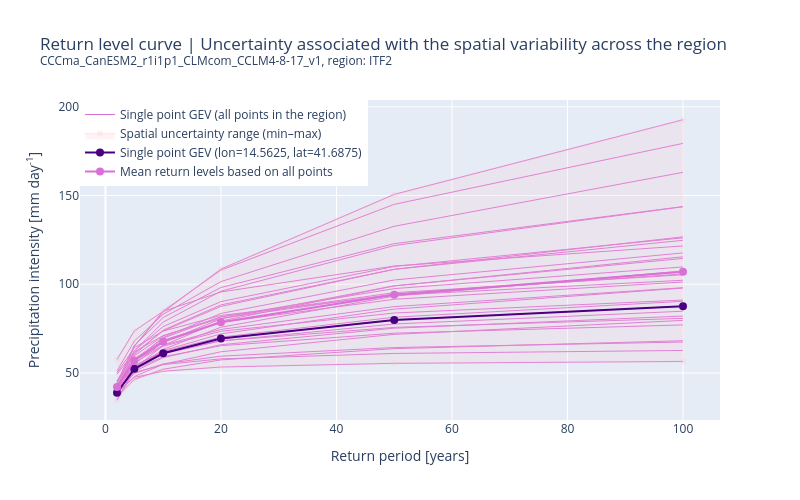

Write notebook code for a chart like this one.
### Markdown cell above
Another uncertainty embedded in the estimation of the return periods is the spatial uncertainty. Climate models cannot resolve extremes at the exact location; so let's use the extremes in a specific region (here NUTS2 region Molise, Italy) to illustrate how much the return level curve can vary across the region and how representative the single point is for the region as a whole.

### Code cell
# Use again the full data period but now plot the return level curve for all points in the region (i.e., for all lon/lat combinations) and compare to the return level curve from the single point used above. 
print(f"Read {sample_model_file}")
allpoints_df = pd.read_csv(sample_model_file, parse_dates=['year'])
allpoints_df['point_id'] = allpoints_df['lon'].astype(str) + '_' + allpoints_df['lat'].astype(str)
print(f"Number of unique points in the region: {allpoints_df['point_id'].nunique()}")
allpoints_df['year'] = allpoints_df['year'].dt.year

return_periods = np.array([2, 5, 10, 20, 50, 100])
return_levels_all_points = []
for point_id, group in allpoints_df.groupby('point_id'):
    annual_max_per_point = group.groupby('year')['rx1day'].max().dropna()
    if len(annual_max_per_point) < 5:
        continue
    gev_params = genextreme.fit(annual_max_per_point)
    return_levels_point = genextreme.ppf(1 - 1/return_periods, *gev_params)
    return_levels_all_points.append(return_levels_point)
return_levels_all_points = np.array(return_levels_all_points)
regional_mean_return_levels = return_levels_all_points.mean(axis=0)

# Plotly plot of the return level curves for all points in the region, with shading for the range of return levels across all points, and a line for the regional mean return level curve across all points, and a line for the return level curve from the single point used before above. Add hover information to show the return period and return level for each point, and add a legend to indicate which line corresponds to which point.
#import plotly.graph_objects as go   
fig = go.Figure()
# plot return level curves for all points in the region
for i in range(return_levels_all_points.shape[0]):  
    fig.add_trace(go.Scatter(x=return_periods, y=return_levels_all_points[i, :], mode='lines', line=dict(color='orchid', width=1), name='Single point GEV (all points in the region)' if i == 0 else None, showlegend=(i == 0)))
# add shading for the range of return levels across all points
fig.add_trace(go.Scatter(x=np.concatenate([return_periods, return_periods[::-1]]), y=np.concatenate([return_levels_all_points.min(axis=0), return_levels_all_points.max(axis=0)[::-1]]), fill='toself', fillcolor='rgba(255, 192, 203, 0.2)', line=dict(color='rgba(255, 192, 203, 0.2)'), 
                         name='Spatial uncertainty range (min–max)', showlegend=True))
# plot return level curve for the single point used before above
fig.add_trace(go.Scatter(x=return_periods, y=return_levels, mode='lines+markers', line=dict(color='indigo', width=2), marker=dict(size=8), name=f'Single point GEV (lon={point_df["lon"].unique()[0]}, lat={point_df["lat"].unique()[0]})', showlegend=True))
# plot regional mean return level curve across all points
fig.add_trace(go.Scatter(x=return_periods, y=regional_mean_return_levels, mode='lines+markers', line=dict(color='orchid', width=2), marker=dict(size=8), name='Mean return levels based on all points', showlegend=True))
fig.update_layout(title=f'Return level curve | Uncertainty associated with the spatial variability across the region<br><sup>{point_df["member_id"].unique()[0]}, region: {admin_id}</sup>', 
                  xaxis_title='Return period [years]', 
                  yaxis_title='Precipitation intensity [mm day<sup>-1</sup>]', 
                  legend=dict(x=0, y=1, xanchor='left', yanchor='top'),
                  width=800, height=500)
fig.show()

### Figure 1 — Plotly figure (JSON) as saved in the notebook; plotly's stock layout.template omitted (floating-point values rounded to 4 significant figures)
{"data": [{"line": {"color": "orchid", "width": 1}, "mode": "lines", "name": "Single point GEV (all points in the region)", "showlegend": true, "type": "scatter", "x": [2, 5, 10, 20, 50, 100], "y": [50.1, 64.3, 73.61, 82.46, 93.83, 102.3]}, {"line": {"color": "orchid", "width": 1}, "mode": "lines", "showlegend": false, "type": "scatter", "x": [2, 5, 10, 20, 50, 100], "y": [57.66, 73.71, 84.76, 95.68, 110.3, 121.6]}, {"line": {"color": "orchid", "width": 1}, "mode": "lines", "showlegend": false, "type": "scatter", "x": [2, 5, 10, 20, 50, 100], "y": [51.16, 68.02, 83.12, 101.5, 132.7, 163.1]}, {"line": {"color": "orchid", "width": 1}, "mode": "lines", "showlegend": false, "type": "scatter", "x": [2, 5, 10, 20, 50, 100], "y": [49.32, 61.88, 71.14, 80.8, 94.54, 105.8]}, {"line": {"color": "orchid", "width": 1}, "mode": "lines", "showlegend": false, "type": "scatter", "x": [2, 5, 10, 20, 50, 100], "y": [45.63, 57.09, 65.61, 74.57, 87.42, 98.08]}, {"line": {"color": "orchid", "width": 1}, "mode": "lines", "showlegend": false, "type": "scatter", "x": [2, 5, 10, 20, 50, 100], "y": [45.54, 61.28, 73.75, 87.53, 108.4, 126.7]}, {"line": {"color": "orchid", "width": 1}, "mode": "lines", "showlegend": false, "type": "scatter", "x": [2, 5, 10, 20, 50, 100], "y": [42.99, 54.14, 62.11, 70.22, 81.43, 90.41]}, {"line": {"color": "orchid", "width": 1}, "mode": "lines", "showlegend": false, "type": "scatter", "x": [2, 5, 10, 20, 50, 100], "y": [42.09, 53.31, 60.83, 68.1, 77.62, 84.82]}, {"line": {"color": "orchid", "width": 1}, "mode": "lines", "showlegend": false, "type": "scatter", "x": [2, 5, 10, 20, 50, 100], "y": [43.93, 64.97, 84.38, 108.6, 150.6, 192.7]}, {"line": {"color": "orchid", "width": 1}, "mode": "lines", "showlegend": false, "type": "scatter", "x": [2, 5, 10, 20, 50, 100], "y": [42.49, 53.88, 62.62, 72.06, 85.99, 97.87]}, {"line": {"color": "orchid", "width": 1}, "mode": "lines", "showlegend": false, "type": "scatter", "x": [2, 5, 10, 20, 50, 100], "y": [40.05, 49.76, 55.09, 59.51, 64.36, 67.45]}, {"line": {"color": "orchid", "width": 1}, "mode": "lines", "showlegend": false, "type": "scatter", "x": [2, 5, 10, 20, 50, 100], "y": [39.07, 50.94, 58.65, 65.94, 75.24, 82.09]}, {"line": {"color": "orchid", "width": 1}, "mode": "lines", "showlegend": false, "type": "scatter", "x": [2, 5, 10, 20, 50, 100], "y": [38.42, 48.03, 54.93, 61.98, 71.78, 79.66]}, {"line": {"color": "orchid", "width": 1}, "mode": "lines", "showlegend": false, "type": "scatter", "x": [2, 5, 10, 20, 50, 100], "y": [39.32, 47.54, 51.02, 53.38, 55.46, 56.53]}, {"line": {"color": "orchid", "width": 1}, "mode": "lines", "showlegend": false, "type": "scatter", "x": [2, 5, 10, 20, 50, 100], "y": [38.87, 52.38, 61.14, 69.41, 79.92, 87.66]}, {"line": {"color": "orchid", "width": 1}, "mode": "lines", "showlegend": false, "type": "scatter", "x": [2, 5, 10, 20, 50, 100], "y": [43.97, 62.59, 76.17, 90.22, 110.0, 126.2]}, {"line": {"color": "orchid", "width": 1}, "mode": "lines", "showlegend": false, "type": "scatter", "x": [2, 5, 10, 20, 50, 100], "y": [36.95, 46.36, 52.14, 57.38, 63.73, 68.19]}, {"line": {"color": "orchid", "width": 1}, "mode": "lines", "showlegend": false, "type": "scatter", "x": [2, 5, 10, 20, 50, 100], "y": [40.67, 50.3, 54.75, 57.97, 61.03, 62.72]}, {"line": {"color": "orchid", "width": 1}, "mode": "lines", "showlegend": false, "type": "scatter", "x": [2, 5, 10, 20, 50, 100], "y": [41.05, 55.89, 65.11, 73.52, 83.82, 91.11]}, {"line": {"color": "orchid", "width": 1}, "mode": "lines", "showlegend": false, "type": "scatter", "x": [2, 5, 10, 20, 50, 100], "y": [41.82, 65.18, 84.96, 108.0, 145.0, 179.4]}, {"line": {"color": "orchid", "width": 1}, "mode": "lines", "showlegend": false, "type": "scatter", "x": [2, 5, 10, 20, 50, 100], "y": [44.81, 65.53, 81.31, 98.18, 122.9, 143.8]}, {"line": {"color": "orchid", "width": 1}, "mode": "lines", "showlegend": false, "type": "scatter", "x": [2, 5, 10, 20, 50, 100], "y": [41.3, 54.14, 61.64, 68.16, 75.72, 80.8]}, {"line": {"color": "orchid", "width": 1}, "mode": "lines", "showlegend": false, "type": "scatter", "x": [2, 5, 10, 20, 50, 100], "y": [42.4, 59.67, 70.93, 81.61, 95.26, 105.4]}, {"line": {"color": "orchid", "width": 1}, "mode": "lines", "showlegend": false, "type": "scatter", "x": [2, 5, 10, 20, 50, 100], "y": [41.51, 60.39, 74.15, 88.38, 108.4, 124.8]}, {"line": {"color": "orchid", "width": 1}, "mode": "lines", "showlegend": false, "type": "scatter", "x": [2, 5, 10, 20, 50, 100], "y": [41.26, 62.44, 78.67, 96.12, 121.8, 143.7]}, {"line": {"color": "orchid", "width": 1}, "mode": "lines", "showlegend": false, "type": "scatter", "x": [2, 5, 10, 20, 50, 100], "y": [42.25, 58.06, 68.53, 78.57, 91.56, 101.3]}, {"line": {"color": "orchid", "width": 1}, "mode": "lines", "showlegend": false, "type": "scatter", "x": [2, 5, 10, 20, 50, 100], "y": [38.05, 54.94, 67.43, 80.5, 99.16, 114.6]}, {"line": {"color": "orchid", "width": 1}, "mode": "lines", "showlegend": false, "type": "scatter", "x": [2, 5, 10, 20, 50, 100], "y": [38.83, 56.97, 70.09, 83.57, 102.4, 117.7]}, {"line": {"color": "orchid", "width": 1}, "mode": "lines", "showlegend": false, "type": "scatter", "x": [2, 5, 10, 20, 50, 100], "y": [39.47, 57.43, 69.66, 81.65, 97.56, 109.8]}, {"line": {"color": "orchid", "width": 1}, "mode": "lines", "showlegend": false, "type": "scatter", "x": [2, 5, 10, 20, 50, 100], "y": [39.35, 51.97, 59.2, 65.39, 72.44, 77.11]}, {"line": {"color": "orchid", "width": 1}, "mode": "lines", "showlegend": false, "type": "scatter", "x": [2, 5, 10, 20, 50, 100], "y": [34.66, 51.29, 63.36, 75.82, 93.31, 107.5]}, {"line": {"color": "orchid", "width": 1}, "mode": "lines", "showlegend": false, "type": "scatter", "x": [2, 5, 10, 20, 50, 100], "y": [34.96, 52.48, 65.54, 79.29, 99.06, 115.5]}, {"fill": "toself", "fillcolor": "rgba(255, 192, 203, 0.2)", "line": {"color": "rgba(255, 192, 203, 0.2)"}, "name": "Spatial uncertainty range (min–max)", "showlegend": true, "type": "scatter", "x": [2, 5, 10, 20, 50, 100, 100, 50, 20, 10, 5, 2], "y": [34.66, 46.36, 51.02, 53.38, 55.46, 56.53, 192.7, 150.6, 108.6, 84.96, 73.71, 57.66]}, {"line": {"color": "indigo", "width": 2}, "marker": {"size": 8}, "mode": "lines+markers", "name": "Single point GEV (lon=14.5625, lat=41.6875)", "showlegend": true, "type": "scatter", "x": [2, 5, 10, 20, 50, 100], "y": [38.87, 52.38, 61.14, 69.41, 79.92, 87.66]}, {"line": {"color": "orchid", "width": 2}, "marker": {"size": 8}, "mode": "lines+markers", "name": "Mean return levels based on all points", "showlegend": true, "type": "scatter", "x": [2, 5, 10, 20, 50, 100], "y": [42.19, 57.09, 67.7, 78.63, 94.15, 107.1]}], "layout": {"height": 500, "legend": {"x": 0, "xanchor": "left", "y": 1, "yanchor": "top"}, "title": {"text": "Return level curve | Uncertainty associated with the spatial variability across the region<br><sup>CCCma_CanESM2_r1i1p1_CLMcom_CCLM4-8-17_v1, region: ITF2</sup>"}, "width": 800, "xaxis": {"title": {"text": "Return period [years]"}}, "yaxis": {"title": {"text": "Precipitation intensity [mm day<sup>-1</sup>]"}}}}
